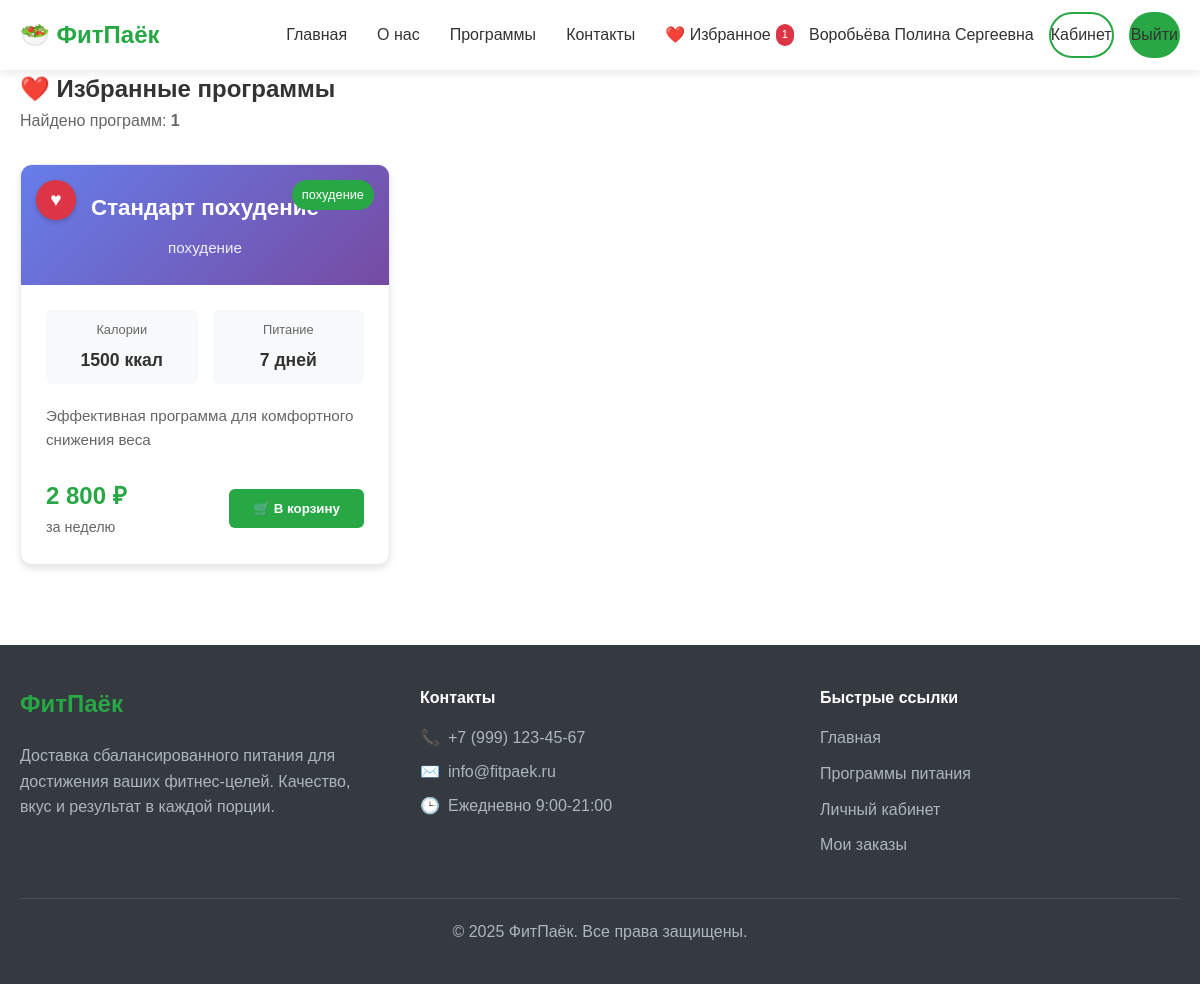
The page /favorites.php (signed in) on the database its author committed.
### tables this page shows
CREATE TABLE `meal_plans` (
  `id` int NOT NULL,
  `title` varchar(255) NOT NULL,
  `description` text,
  `calories` int NOT NULL,
  `goal_id` int DEFAULT NULL,
  `price` decimal(10,2) NOT NULL,
  `image_url` varchar(500) DEFAULT NULL,
  `is_active` tinyint(1) DEFAULT '1',
  `created_at` timestamp NULL DEFAULT CURRENT_TIMESTAMP,
  `updated_at` timestamp NULL DEFAULT CURRENT_TIMESTAMP ON UPDATE CURRENT_TIMESTAMP,
  `average_rating` decimal(3,2) DEFAULT '0.00',
  `reviews_count` int DEFAULT '0'
);

CREATE TABLE `nutrition_goals` (
  `id` int NOT NULL,
  `name` varchar(50) NOT NULL,
  `description` text,
  `created_at` timestamp NULL DEFAULT CURRENT_TIMESTAMP
);

### config.php (called while the page is built, shortened)
<?php
function e($text) {
    return htmlspecialchars($text, ENT_QUOTES, 'UTF-8');
}
?>

### favorites.php (the view, shortened to what this page needs)
<?php
require_once 'config.php';
$stmt = $pdo->prepare("
    SELECT mp.*, ng.name as goal_name
    FROM favorites f
    JOIN meal_plans mp ON f.meal_plan_id = mp.id
    LEFT JOIN nutrition_goals ng ON mp.goal_id = ng.id
    WHERE f.user_id = ? AND mp.is_active = TRUE
    ORDER BY f.created_at DESC
");
$stmt->execute([$_SESSION['user_id']]);
$favorite_plans = $stmt->fetchAll();
?>
<?php include 'includes/header.php'; ?>
<div style="max-width: 1200px; margin: 0 auto; padding: 0 20px;">
    <h2>❤️ Избранные программы</h2>
    <?php if (empty($favorite_plans)): ?>
        <div style="text-align: center; padding: 60px; color: #666;">
            <div style="font-size: 4rem; margin-bottom: 20px;">❤️</div>
            <h3>У вас пока нет избранных программ</h3>
            <p>Добавляйте программы в избранное, чтобы вернуться к ним позже</p>
            <a href="catalog.php" style="
                background: #007bff;
                color: white;
                padding: 12px 24px;
                text-decoration: none;
                border-radius: 6px;
                font-weight: 600;
                display: inline-block;
                margin-top: 20px;
            ">
                Перейти в каталог
            </a>
        </div>
    <?php else: ?>
        <p style="color: #666; margin-bottom: 30px;">
            Найдено программ: <strong><?php echo count($favorite_plans); ?></strong>
        </p>
        <div style="display: grid; grid-template-columns: repeat(auto-fill, minmax(350px, 1fr)); gap: 25px;">
            <?php foreach ($favorite_plans as $plan): ?>
            <div style="
                border: 1px solid #e9ecef;
                border-radius: 12px;
                overflow: hidden;
                background: white;
                box-shadow: 0 4px 6px rgba(0,0,0,0.1);
                transition: all 0.3s ease;
                position: relative;
            " onmouseover="this.style.transform='translateY(-5px)'; this.style.boxShadow='0 8px 15px rgba(0,0,0,0.15)'"
               onmouseout="this.style.transform='translateY(0)'; this.style.boxShadow='0 4px 6px rgba(0,0,0,0.1)'">
                <div style="position: absolute; top: 15px; left: 15px; z-index: 2;">
                    <button onclick="removeFromFavorites(<?php echo $plan['id']; ?>, this)"
                            style="
                                background: #dc3545;
                                color: white;
                                border: none;
                                width: 40px;
                                height: 40px;
                                border-radius: 50%;
                                cursor: pointer;
                                font-size: 1.2rem;
                                display: flex;
                                align-items: center;
                                justify-content: center;
                                transition: all 0.3s ease;
                                box-shadow: 0 2px 5px rgba(0,0,0,0.2);
                            "
                            title="Удалить из избранного">
                        ♥
                    </button>
                </div>
                <div style="
                    position: absolute;
                    top: 15px;
                    right: 15px;
                    background: <?php
                        if ($plan['goal_name'] === 'похудение') echo '#28a745';
                        elseif ($plan['goal_name'] === 'поддержание') echo '#007bff';
                        else echo '#ffc107';
                    ?>;
                    color: white;
                    padding: 5px 10px;
                    border-radius: 20px;
                    font-size: 0.8rem;
                    font-weight: 500;
                    z-index: 2;
                ">
                    <?php echo e($plan['goal_name']); ?>
                </div>
                <div style="
                    background: linear-gradient(135deg, #667eea 0%, #764ba2 100%);
                    color: white;
                    padding: 25px;
                    text-align: center;
                ">
                    <h3 style="margin: 0 0 10px 0; font-size: 1.4rem; font-weight: 600;"><?php echo e($plan['title']); ?></h3>
                    <div style="opacity: 0.9; font-size: 0.95rem;"><?php echo e($plan['goal_name']); ?></div>
                </div>
                <div style="padding: 25px;">
                    <div style="display: grid; grid-template-columns: 1fr 1fr; gap: 15px; margin-bottom: 20px;">
                        <div style="text-align: center; padding: 10px; background: #f8f9fa; border-radius: 6px;">
                            <div style="font-size: 0.8rem; color: #666; margin-bottom: 5px;">Калории</div>
                            <div style="font-size: 1.1rem; font-weight: bold; color: #333;">
                                <?php echo $plan['calories']; ?> ккал
                            </div>
                        </div>
                        <div style="text-align: center; padding: 10px; background: #f8f9fa; border-radius: 6px;">
                            <div style="font-size: 0.8rem; color: #666; margin-bottom: 5px;">Питание</div>
                            <div style="font-size: 1.1rem; font-weight: bold; color: #333;">7 дней</div>
                        </div>
                    </div>
                    <p style="color: #666; line-height: 1.6; margin-bottom: 25px; font-size: 0.95rem;">
                        <?php echo e($plan['description']); ?>
                    </p>
                    <div style="display: flex; justify-content: space-between; align-items: center;">
                        <div>
                            <div style="font-size: 1.5rem; font-weight: bold; color: #28a745;">
                                <?php echo number_format($plan['price'], 0, ',', ' '); ?> ₽
                            </div>
                            <div style="color: #666; font-size: 0.9rem;">
                                за неделю
                            </div>
                        </div>
                        <button onclick="addToCart(<?php echo $plan['id']; ?>)"
                                style="
                                    background: #28a745;
                                    color: white;
                                    padding: 12px 24px;
                                    border: none;
                                    border-radius: 6px;
                                    cursor: pointer;
                                    font-weight: 600;
                                    transition: background 0.3s ease;
                                " onmouseover="this.style.background='#218838'" onmouseout="this.style.background='#28a745'">
                            🛒 В корзину
                        </button>
                    </div>
                </div>
            </div>
            <?php endforeach; ?>
        </div>
    <?php endif; ?>
</div>
<?php include 'includes/footer.php'; ?>

### includes/header.php (style rules this page uses)
* { margin: 0; padding: 0; box-sizing: border-box; }
body { font-family: 'Arial', sans-serif; line-height: 1.6; color: #333; background: #fff; }

### rows shown on the page
meal_plans: goal.name "похудение", title "Стандарт похудение", calories "1500", description "Эффективная программа для комфортного снижения веса", price "2 800"

### other values the page prints
$favorites_count "1"
$_SESSION['user_name'] "Воробьёва Полина Сергеевна"
count($favorite_plans) "1"
